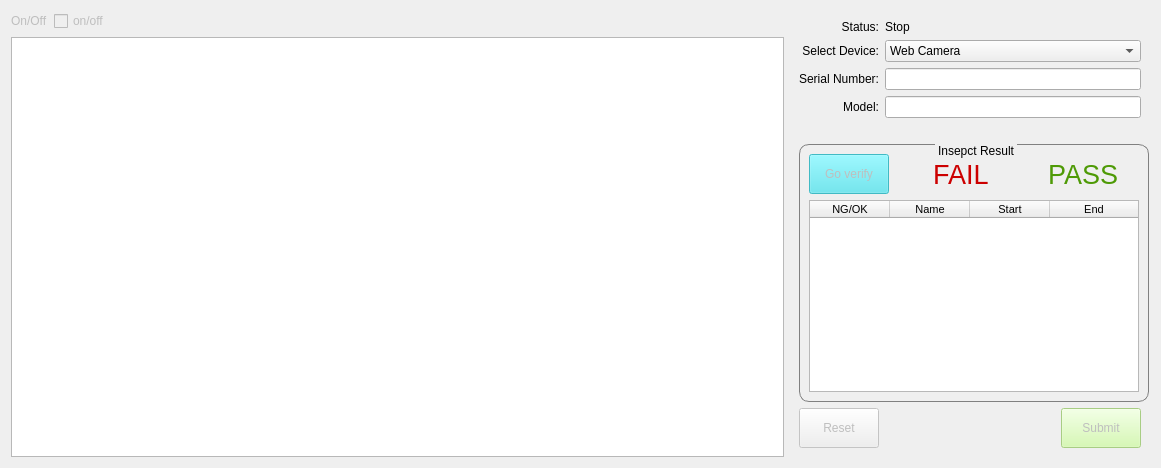
      <widget class="QWidget" name="tab_online">
       <attribute name="title">
        <string>Advanced Operation Mode</string>
       </attribute>
       <layout class="QGridLayout" name="gridLayout_6">
        <item row="0" column="1">
         <widget class="Toggle" name="on_off_checkBox">
          <property name="enabled">
           <bool>false</bool>
          </property>
          <property name="minimumSize">
           <size>
            <width>70</width>
            <height>0</height>
           </size>
          </property>
          <property name="layoutDirection">
           <enum>Qt::LeftToRight</enum>
          </property>
          <property name="text">
           <string>on/off</string>
          </property>
         </widget>
        </item>
        <item row="0" column="0">
         <widget class="QLabel" name="on_off_label">
          <property name="enabled">
           <bool>false</bool>
          </property>
          <property name="styleSheet">
           <string notr="true">font: 13pt &quot;Ubuntu&quot;;</string>
          </property>
          <property name="text">
           <string>On/Off</string>
          </property>
         </widget>
        </item>
        <item row="0" column="2">
         <spacer name="horizontalSpacer">
          <property name="orientation">
           <enum>Qt::Horizontal</enum>
          </property>
          <property name="sizeHint" stdset="0">
           <size>
            <width>654</width>
            <height>20</height>
           </size>
          </property>
         </spacer>
        </item>
        <item row="1" column="0" colspan="3">
         <widget class="DrawShapesGraphics" name="showimage_online_graphicsView"/>
        </item>
        <item row="0" column="3" rowspan="2">
         <widget class="QWidget" name="widget" native="true">
          <property name="sizePolicy">
           <sizepolicy hsizetype="Fixed" vsizetype="Preferred">
            <horstretch>0</horstretch>
            <verstretch>0</verstretch>
           </sizepolicy>
          </property>
          <property name="maximumSize">
           <size>
            <width>360</width>
            <height>16777215</height>
           </size>
          </property>
          <layout class="QGridLayout" name="gridLayout_4">
           <item row="0" column="0" colspan="2">
            <layout class="QGridLayout" name="gridLayout">
             <item row="2" column="0">
              <widget class="QLabel" name="sn_online_label">
               <property name="text">
                <string>Serial Number:</string>
               </property>
               <property name="alignment">
                <set>Qt::AlignRight|Qt::AlignTrailing|Qt::AlignVCenter</set>
               </property>
              </widget>
             </item>
             <item row="3" column="1">
              <widget class="QLineEdit" name="model_lineEdit"/>
             </item>
             <item row="1" column="0">
              <widget class="QLabel" name="device_online_label">
               <property name="text">
                <string>Select Device:</string>
               </property>
               <property name="alignment">
                <set>Qt::AlignRight|Qt::AlignTrailing|Qt::AlignVCenter</set>
               </property>
              </widget>
             </item>
             <item row="3" column="0">
              <widget class="QLabel" name="model_online_label">
               <property name="text">
                <string>Model:</string>
               </property>
               <property name="alignment">
                <set>Qt::AlignRight|Qt::AlignTrailing|Qt::AlignVCenter</set>
               </property>
              </widget>
             </item>
             <item row="2" column="1">
              <widget class="QLineEdit" name="sn_online_lineEdit">
               <property name="sizePolicy">
                <sizepolicy hsizetype="Preferred" vsizetype="Preferred">
                 <horstretch>0</horstretch>
                 <verstretch>0</verstretch>
                </sizepolicy>
               </property>
               <property name="text">
                <string/>
               </property>
              </widget>
             </item>
             <item row="1" column="1">
              <widget class="QComboBox" name="device_online_comboBox">
               <property name="sizePolicy">
                <sizepolicy hsizetype="Preferred" vsizetype="Fixed">
                 <horstretch>0</horstretch>
                 <verstretch>0</verstretch>
                </sizepolicy>
               </property>
               <item>
                <property name="text">
                 <string>Web Camera</string>
                </property>
               </item>
               <item>
                <property name="text">
                 <string>Basler Camera</string>
                </property>
               </item>
              </widget>
             </item>
             <item row="0" column="0">
              <widget class="QLabel" name="status_Label">
               <property name="text">
                <string>Status:</string>
               </property>
               <property name="alignment">
                <set>Qt::AlignRight|Qt::AlignTrailing|Qt::AlignVCenter</set>
               </property>
              </widget>
             </item>
             <item row="0" column="1">
              <widget class="QLabel" name="currentstatus_label">
               <property name="text">
                <string>Stop</string>
               </property>
              </widget>
             </item>
            </layout>
           </item>
           <item row="1" column="0">
            <spacer name="verticalSpacer">
             <property name="orientation">
              <enum>Qt::Vertical</enum>
             </property>
             <property name="sizeType">
              <enum>QSizePolicy::Fixed</enum>
             </property>
             <property name="sizeHint" stdset="0">
              <size>
               <width>20</width>
               <height>20</height>
              </size>
             </property>
            </spacer>
           </item>
           <item row="2" column="0" colspan="2">
            <widget class="QGroupBox" name="inspect_groupBox">
             <property name="sizePolicy">
              <sizepolicy hsizetype="Fixed" vsizetype="Preferred">
               <horstretch>0</horstretch>
               <verstretch>0</verstretch>
              </sizepolicy>
             </property>
             <property name="minimumSize">
              <size>
               <width>350</width>
               <height>0</height>
              </size>
             </property>
             <property name="maximumSize">
              <size>
               <width>350</width>
               <height>16777215</height>
              </size>
             </property>
             <property name="styleSheet">
              <string notr="true">QGroupBox{
border-width:1px;
border-style:solid;
border-radius: 10px;
border-color:gray;
margin-top:2.5ex;
}
QGroupBox::title{
subcontrol-origin:margin;
subcontrol-position:top center;
padding:0 1px;
}</string>
             </property>
             <property name="title">
              <string>Insepct Result</string>
             </property>
             <property name="checkable">
              <bool>false</bool>
             </property>
             <layout class="QGridLayout" name="gridLayout_2">
              <item row="0" column="3">
               <widget class="QLabel" name="PASS_label">
                <property name="minimumSize">
                 <size>
                  <width>120</width>
                  <height>0</height>
                 </size>
                </property>
                <property name="styleSheet">
                 <string notr="true">font: 20pt;
color: rgb(78, 154, 6);</string>
                </property>
                <property name="text">
                 <string>PASS</string>
                </property>
                <property name="alignment">
                 <set>Qt::AlignCenter</set>
                </property>
               </widget>
              </item>
              <item row="0" column="1">
               <spacer name="horizontalSpacer_3">
                <property name="orientation">
                 <enum>Qt::Horizontal</enum>
                </property>
                <property name="sizeHint" stdset="0">
                 <size>
                  <width>40</width>
                  <height>20</height>
                 </size>
                </property>
               </spacer>
              </item>
              <item row="1" column="0" colspan="4">
               <widget class="QTableWidget" name="inspectResult_tableWidget">
                <property name="sizePolicy">
                 <sizepolicy hsizetype="Expanding" vsizetype="Expanding">
                  <horstretch>0</horstretch>
                  <verstretch>0</verstretch>
                 </sizepolicy>
                </property>
                <property name="selectionMode">
                 <enum>QAbstractItemView::SingleSelection</enum>
                </property>
                <property name="selectionBehavior">
                 <enum>QAbstractItemView::SelectRows</enum>
                </property>
                <attribute name="horizontalHeaderDefaultSectionSize">
                 <number>80</number>
                </attribute>
                <attribute name="horizontalHeaderStretchLastSection">
                 <bool>true</bool>
                </attribute>
                <column>
                 <property name="text">
                  <string>NG/OK</string>
                 </property>
                 <property name="font">
                  <font>
                   <pointsize>8</pointsize>
                  </font>
                 </property>
                </column>
                <column>
                 <property name="text">
                  <string>Name</string>
                 </property>
                 <property name="font">
                  <font>
                   <pointsize>8</pointsize>
                  </font>
                 </property>
                </column>
                <column>
                 <property name="text">
                  <string>Start</string>
                 </property>
                 <property name="font">
                  <font>
                   <pointsize>8</pointsize>
                  </font>
                 </property>
                </column>
                <column>
                 <property name="text">
                  <string>End</string>
                 </property>
                 <property name="font">
                  <font>
                   <pointsize>8</pointsize>
                  </font>
                 </property>
                </column>
               </widget>
              </item>
              <item row="0" column="0">
               <widget class="QPushButton" name="goverify_pushButton">
                <property name="enabled">
                 <bool>false</bool>
                </property>
                <property name="minimumSize">
                 <size>
                  <width>0</width>
                  <height>40</height>
                 </size>
                </property>
                <property name="styleSheet">
                 <string notr="true">background-color: rgb(79, 226, 239);</string>
                </property>
                <property name="text">
                 <string>Go verify</string>
                </property>
               </widget>
              </item>
              <item row="0" column="2">
               <widget class="QLabel" name="FAIL_label">
                <property name="minimumSize">
                 <size>
                  <width>120</width>
                  <height>0</height>
                 </size>
                </property>
                <property name="styleSheet">
                 <string notr="true">font: 20pt;
color: rgb(204, 0, 0);</string>
                </property>
                <property name="text">
                 <string>FAIL</string>
                </property>
                <property name="alignment">
                 <set>Qt::AlignCenter</set>
                </property>
               </widget>
              </item>
             </layout>
            </widget>
           </item>
           <item row="3" column="0" colspan="2">
            <layout class="QHBoxLayout" name="horizontalLayout">
             <item>
              <widget class="QPushButton" name="reset_pushButton">
               <property name="enabled">
                <bool>false</bool>
               </property>
               <property name="minimumSize">
                <size>
                 <width>0</width>
                 <height>40</height>
                </size>
               </property>
               <property name="text">
                <string>Reset</string>
               </property>
              </widget>
             </item>
             <item>
              <spacer name="horizontalSpacer_4">
               <property name="orientation">
                <enum>Qt::Horizontal</enum>
               </property>
               <property name="sizeHint" stdset="0">
                <size>
                 <width>57</width>
                 <height>20</height>
                </size>
               </property>
              </spacer>
             </item>
             <item>
              <widget class="QPushButton" name="submit_pushButton">
               <property name="enabled">
                <bool>false</bool>
               </property>
               <property name="minimumSize">
                <size>
                 <width>0</width>
                 <height>40</height>
                </size>
               </property>
               <property name="styleSheet">
                <string notr="true">background-color: rgb(205, 249, 161);</string>
               </property>
               <property name="text">
                <string>Submit</string>
               </property>
              </widget>
             </item>
            </layout>
           </item>
          </layout>
         </widget>
        </item>
       </layout>
      </widget>
